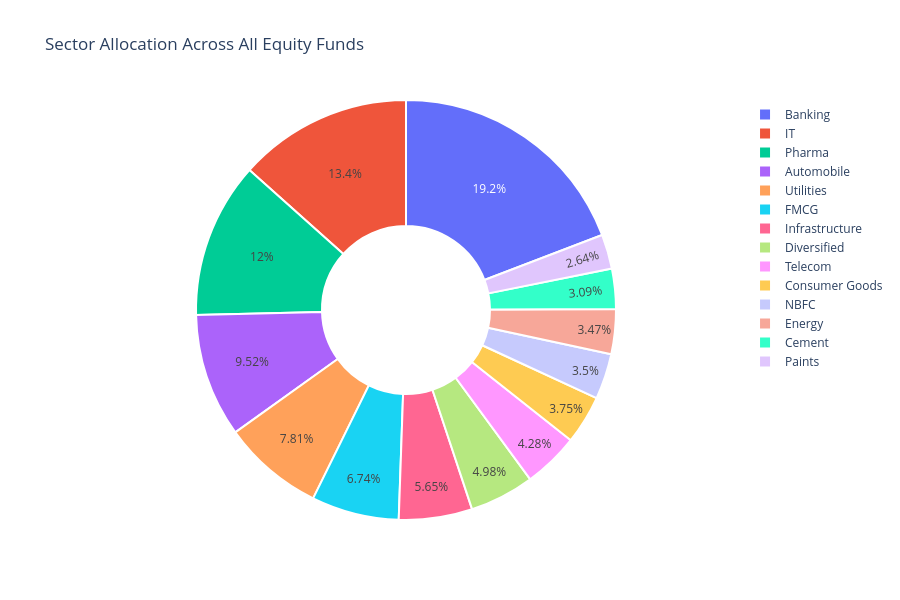

The notebook cell this image was saved under:
### Markdown cell above
Cell 11 — Sector Allocation

### Code cell
# CHART 9: SECTOR ALLOCATION DONUT CHART

# Group by sector
sector_data = portfolio.groupby('sector')['weight_pct'].sum().sort_values(ascending=False)

fig9 = go.Figure(data=[go.Pie(
    labels=sector_data.index,
    values=sector_data.values,
    hole=0.4,
    marker=dict(line=dict(color='white', width=2))
)])

fig9.update_layout(
    title='Sector Allocation Across All Equity Funds',
    height=600
)

fig9.write_html('reports/09_sector_allocation.html')
fig9.show()

print("Chart 9 saved!")
print("\nTop 5 Sectors:")
for sector, weight in sector_data.head().items():
    print(f"  {sector}: {weight:.2f}%")

### Figure 1 — Plotly figure (JSON) as saved in the notebook; plotly's stock layout.template omitted (floating-point values rounded to 4 significant figures)
{"data": [{"hole": 0.4, "labels": ["Banking", "IT", "Pharma", "Automobile", "Utilities", "FMCG", "Infrastructure", "Diversified", "Telecom", "Consumer Goods", "NBFC", "Energy", "Cement", "Paints"], "marker": {"line": {"color": "white", "width": 2}}, "type": "pie", "values": [652.3, 455.5, 407.4, 323.6, 265.5, 229.1, 192.2, 169.2, 145.6, 127.6, 119.1, 117.9, 105.0, 89.86]}], "layout": {"height": 600, "title": {"text": "Sector Allocation Across All Equity Funds"}}}
